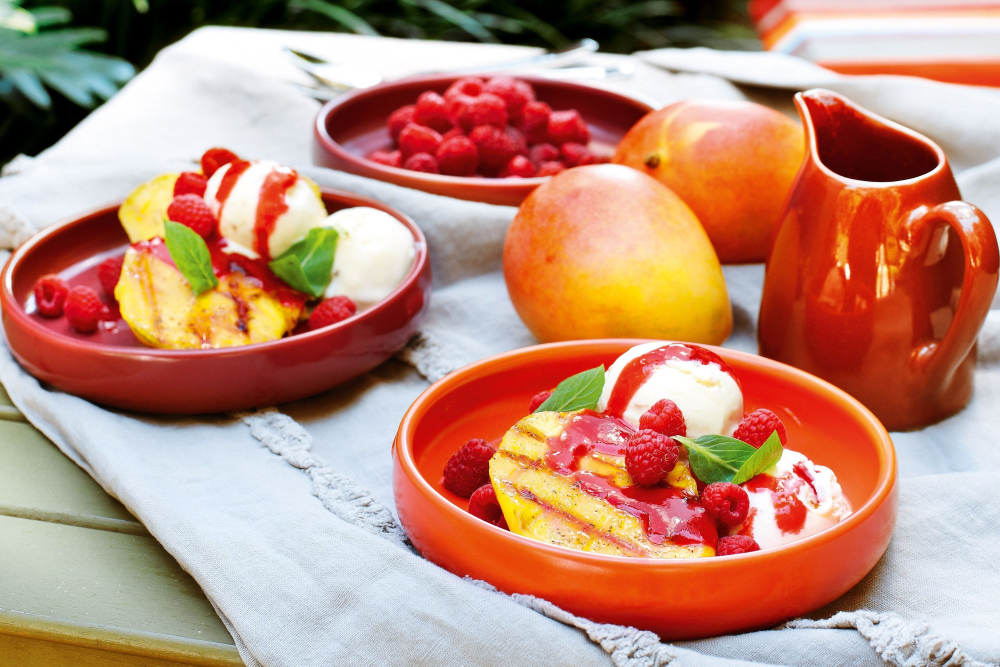
#> input picture Imagenes/mango.tiff, 3000 x 2000 px, found by its file name (shown at 1/3 size); its folder holds only this picture in this run
$ python -i changeImage.py   (imports and definitions only)
#> lines starting #> are read from the running program, lines starting #| are printed output that depends on the picture
#!/usr/bin/env python3

### Script para procesar las imágenes del suplier:
###     - Size --> 3000x2000 a 600x400 pixeles
###     - Format --> .TIFF a .JPEJ
import os
import re
from PIL import Image

# Cambiar el directorio del proyecto en función del que se vaya a usar
DIRECTORIO_PROY = "/home/javiocu/Proyecto-Final/Proyecto-Final/Imagenes"

# Procesar imagenes
#   - Identificar los nombres de las imágenes que se tienen en la carpeta origen:

def get_images_list():
    """Captura todas las imágenes con formato TIFF.

    Recorre el directorio de trabajo en busca de ellas. Busca imágenes formato
    .tiff o .TIFF (insensible a mayúsculas o minúsculas) en el directorio
    proporcionado en la variable global 'DIRECTORIO_PROY'.

    Returns:
        list[str]: Lista de nombres de archivos TIFF encontrados.
                  Devuelve lista vacía si no hay archivos o el directorio no existe.

    Raises:
        FileNotFoundError: Si el directorio especificado no existe, se captura
                          internamente y se devuelve lista vacía.
    """
    try:
        # Creo lista vacía para rellenarla con los nombres de los archivos de
        # imagen
        todas_las_imagenes = []
        todas_los_archivos = os.listdir(DIRECTORIO_PROY)
        for archivo in todas_los_archivos:
            # Itero sobre todos los archivos de imagen para generar la lista con
            # los nombres, ignora mayúsculas y minúsculas
            if re.search(r"\w+\.tiff$", archivo, re.IGNORECASE):
                todas_las_imagenes.append(archivo)
        return todas_las_imagenes
    # Se maneja el error de FileNotFoundError
    except FileNotFoundError as error:
        print(f"{error}: Quillo el archivo no está ahí, comprueba la ruta")
        return []

# - Convertir archivos .TIFF de alta resolución a imágenes JPEG optimizadas

def convertir_a_jpeg(get_images_list=get_images_list):
    """Recibe una lista de nombres de imágenes tipo TIFF que convierte en RGB
    y pasa a formato JPEG

    Utiliza el método 'get_images_list' para obtener una lista de imágenes
    existentes en el directorio proporcionado por la variable global
    'DIRECTORIO_PROY', y las convierte al 'JPEG' guardando las imágenes salientes
    en el mismo directorio

    Args:
        get_images_list (str): Captura todas las imágenes con formato TIFF.
        El método entra como una str.
    Returns:
        None: No devuelve nada, guarda la imagen JPEG en el mismo directorio
        'DIRECTORIO_PROY'

    Raises:
        FileNotFoundError: Devuelve este error cuando alguna de las imágenes no
        se detectan en el directorio 'DIRECTORIO_PROY'.
    """
    try:
        for nombre in get_images_list():
            # Por si no encuentra el archivo para poder manejarlo asociamos cada
            # nuevo elemento de la lista a una variable
            noencontrado = nombre
            # Spliteamos el nombre para obtener el nuevo nombre del archivo final
            # con jpeg
            nombrejpg = nombre.split(".")[0] + ".jpeg"
            # Creamos la instancia de la imagen:
            imagen = Image.open(os.path.join(DIRECTORIO_PROY, nombre))
#> imagen is the input picture: PIL image 3000x2000 RGB; mean R, G, B 190.2, 140.2, 120.4
            # Convertimos la imagen a RGB y redimensionamos, guardamos la nueva
            # imagen en el directorio del proyecto con el nombre .jpeg
            imagen.convert("RGB").resize((600, 400)).save(os.path.join(DIRECTORIO_PROY, nombrejpg),
                                    "jpeg")
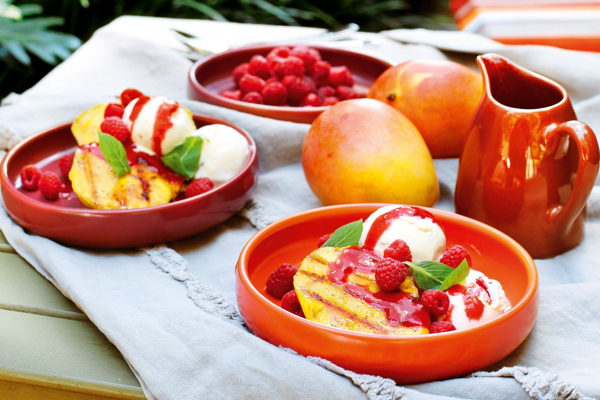
#> saved as mango.jpeg: PIL image 600x400 RGB; mean R, G, B 190.2, 140.2, 120.4
    except FileNotFoundError as error:
        print(f"{error}: Hay un archivo que no se ha podido encontrar: {noencontrado}")
        return None

>>> result = convertir_a_jpeg()
